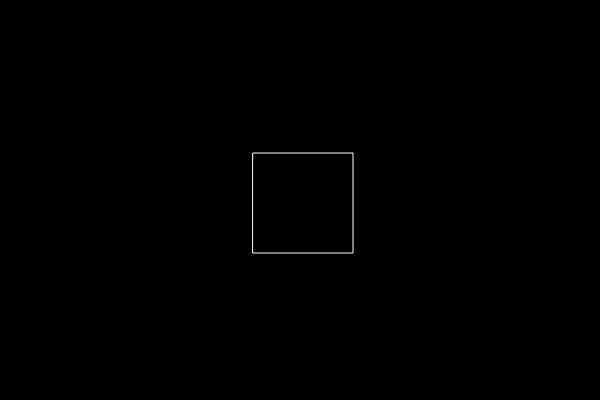
Frame 1 (no input)
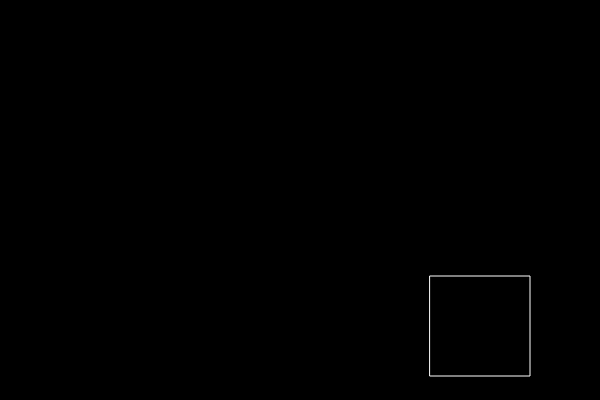
Frame 60 (no input)
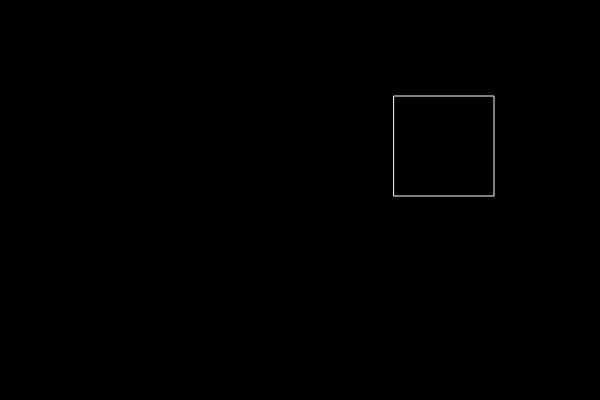
Frame 120 (the mouse pressed at the canvas centre since frame 60)

The p5.js sketch that drew these frames (run headless with seeded random() and noise() and a simulated clock; from frame 60 on, the mouse is pressed at the canvas centre):

// p5.js sketch
// ── sketch.js
let rec = {
  xPos: 250,
  yPos: 150,
  xSize: 100,
  ySize: 100,
  xSpeed: 3,
  ySpeed: 3
};

let on = false;

function setup() {
  createCanvas(600, 400);
}

function draw() {
  background(0);
  noFill();
  stroke(255);
  if (mouseX >= rec.xPos && rec.xPos + rec.xSize >= mouseX && mouseY >= rec.yPos && rec.yPos + rec.ySize >= mouseY) {
    fill(200, 0, 200);
    if (on) //mouseIsPressed possible
    {
      background(0);
    } else {
      background(0, 200, 200);
    }
  }
  if (rec.xPos + rec.xSize > width || rec.xPos < 0) {
    rec.xSpeed = -rec.xSpeed 
  }
  rec.xPos += rec.xSpeed;
  if (rec.yPos + rec.ySize > height || rec.yPos < 0) {
    rec.ySpeed = -rec.ySpeed
  }
  rec.yPos += rec.ySpeed;
  rect(rec.xPos, rec.yPos, rec.xSize, rec.ySize);
}

function mousePressed() {
  on = !on;
}
